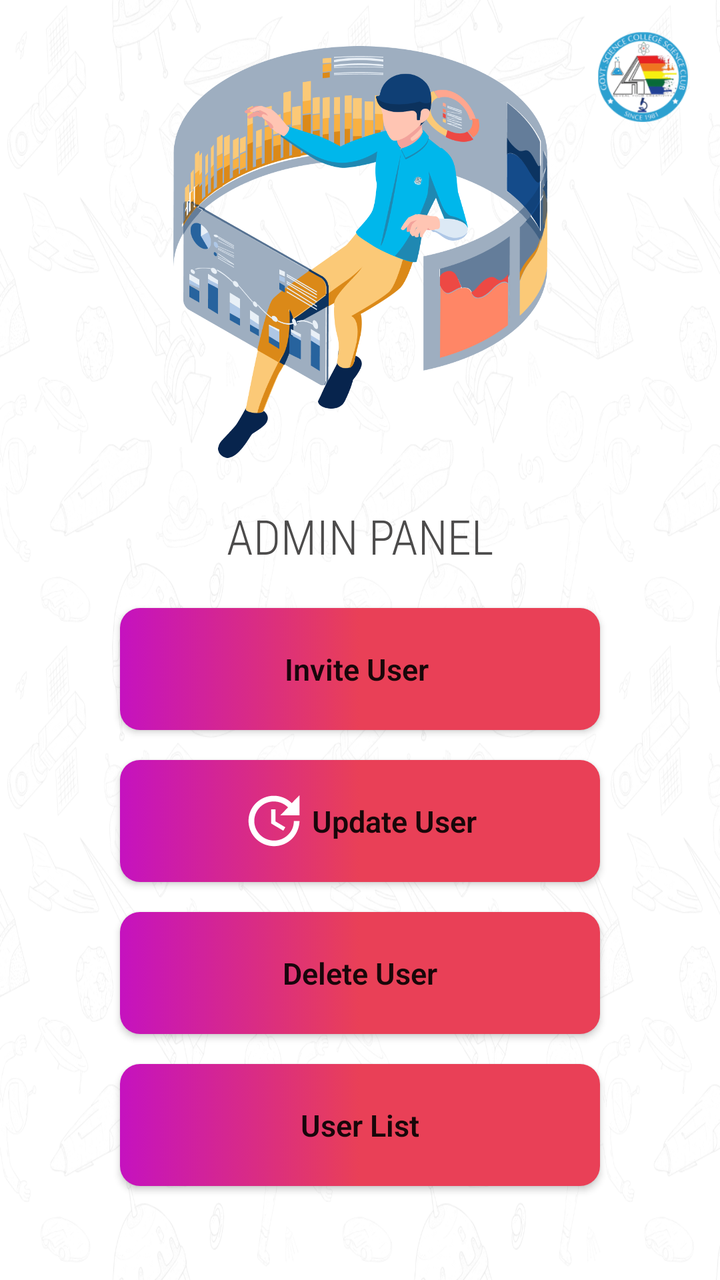
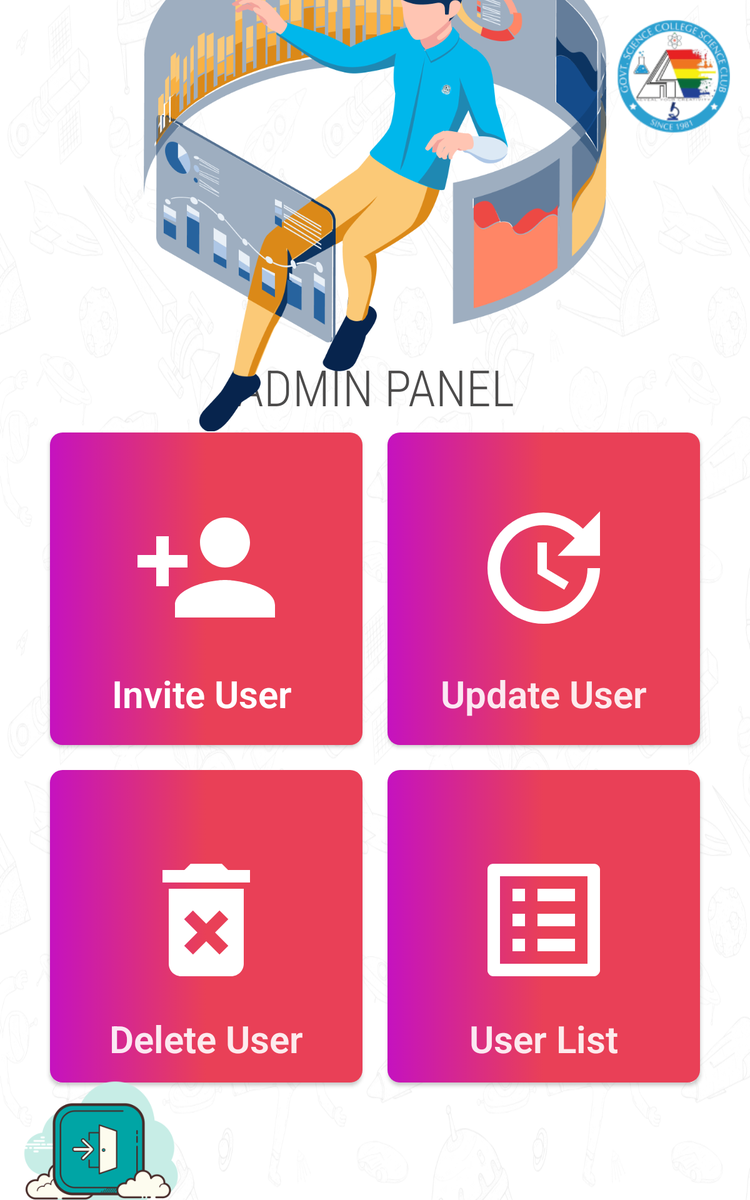

Two renders of one Android screen. The first uses the default layout on a phone; the second uses the alternative layout the repository ships for a different screen configuration, on a matching device. The two XML files are below.
<!-- AndroidManifest.xml: application theme Theme.AdminPanel -->
<!-- res/layout/activity_option.xml -->
<?xml version="1.0" encoding="utf-8"?>
<androidx.constraintlayout.widget.ConstraintLayout
        xmlns:android="http://schemas.android.com/apk/res/android"
        xmlns:tools="http://schemas.android.com/tools"
        xmlns:app="http://schemas.android.com/apk/res-auto"
        android:layout_width="match_parent"
        android:background="@drawable/background"
        android:layout_height="match_parent"
        tools:context=".Option">
  <TextView
          android:layout_width="wrap_content"
          android:layout_height="wrap_content"
          android:text="ADMIN PANEL"
          android:textSize="24sp"
          android:textColor="#4C4B4B"
          android:fontFamily="sans-serif-condensed-light"
          android:layout_marginBottom="20dp"
          app:layout_constraintBottom_toTopOf="@+id/invite" app:layout_constraintEnd_toEndOf="parent"
          app:layout_constraintStart_toStartOf="parent" android:id="@+id/textView2"/>
  <LinearLayout
          android:layout_width="wrap_content"
          android:layout_height="wrap_content" app:layout_constraintBottom_toTopOf="@+id/textView2"
          app:layout_constraintEnd_toEndOf="parent" app:layout_constraintStart_toStartOf="parent"
          app:layout_constraintTop_toTopOf="parent">
    <androidx.appcompat.widget.AppCompatImageView
            android:id="@+id/admin_panel_image"
            android:layout_width="187dp"
            android:layout_height="220dp"
            android:src="@drawable/admin_panel"
            app:layout_constraintStart_toStartOf="parent"
            app:layout_constraintEnd_toEndOf="parent"
    />

  </LinearLayout>
  <ImageView android:layout_width="45dp"
             android:layout_height="45dp"
             android:src="@drawable/clublogo"
             app:layout_constraintEnd_toEndOf="parent" app:layout_constraintTop_toTopOf="parent"
             android:layout_marginTop="16dp" android:layout_marginEnd="16dp" android:id="@+id/imageView2"/>
  <androidx.appcompat.widget.AppCompatButton
          android:layout_width="match_parent"
          android:layout_height="61dp"
          android:text="Invite User "
          android:onClick="switchToInvite"
          android:textStyle="bold"
          android:textAllCaps="false"
          android:background="@drawable/gradient_rounded_corners"
          android:drawableStart="@drawable/ic_baseline_person_add_24"
          android:layout_marginHorizontal="60dp"
          android:textSize="15sp"
          android:paddingHorizontal="60dp"
          android:fontFamily="sans-serif-light"
          android:textColor="#E4000000"
          android:id="@+id/invite" app:layout_constraintBottom_toBottomOf="parent"
          app:layout_constraintTop_toTopOf="parent" app:layout_constraintEnd_toEndOf="parent"
          app:layout_constraintStart_toStartOf="parent" app:layout_constraintVertical_bias="0.525"/>
  <androidx.appcompat.widget.AppCompatButton
          android:layout_marginTop="15dp"
          android:layout_width="match_parent"
          android:layout_height="61dp"
          android:text="Update User"
          android:textAllCaps="false"
          android:textStyle="bold"
          android:background="@drawable/gradient_rounded_corners"
          android:drawableStart="@drawable/ic_baseline_update_24"
          android:layout_marginHorizontal="60dp"
          android:textSize="15sp"
          android:paddingHorizontal="60dp"
          android:fontFamily="sans-serif-light"
          android:textColor="#E4000000"
          android:id="@+id/update" app:layout_constraintTop_toBottomOf="@+id/invite"/>
  <androidx.appcompat.widget.AppCompatButton
          android:layout_width="match_parent"
          android:layout_marginTop="15dp"
          android:layout_height="61dp"
          android:text="Delete User"
          android:textAllCaps="false"
          android:textStyle="bold"
          android:background="@drawable/gradient_rounded_corners"
          android:drawableStart="@drawable/ic_baseline_delete_forever_24"
          android:layout_marginHorizontal="60dp"
          android:textSize="15sp"
          android:paddingHorizontal="60dp"
          android:fontFamily="sans-serif-light"
          android:textColor="#E4000000"
          android:id="@+id/delete" app:layout_constraintTop_toBottomOf="@+id/update"
          app:layout_constraintEnd_toEndOf="parent"/>
  <androidx.appcompat.widget.AppCompatButton
          android:layout_width="match_parent"
          android:layout_marginTop="15dp"
          android:layout_height="61dp"
          android:text="User List"
          android:textAllCaps="false"
          android:textStyle="bold"
          android:background="@drawable/gradient_rounded_corners"
          android:drawableStart="@drawable/ic_baseline_delete_forever_24"
          android:layout_marginHorizontal="60dp"
          android:textSize="15sp"
          android:paddingHorizontal="60dp"
          android:fontFamily="sans-serif-light"
          android:textColor="#E4000000"
          android:id="@+id/user_list" app:layout_constraintTop_toBottomOf="@+id/delete"
          app:layout_constraintEnd_toEndOf="parent"/>


</androidx.constraintlayout.widget.ConstraintLayout>
<!-- resources referenced by this layout -->
<resources>
  <!-- drawable admin_panel: png bitmap (drawable, 118173 bytes) -->
  <!-- drawable background: png bitmap (drawable, 594508 bytes) -->
  <!-- drawable clublogo: png bitmap (drawable, 18483 bytes) -->
  <!-- drawable gradient_rounded_corners (drawable) -->
  <?xml version="1.0" encoding="utf-8"?>
  <selector xmlns:android="http://schemas.android.com/apk/res/android">
      <item>
          <ripple android:color="#FACECA">
              <item>
                  <shape android:shape="rectangle">
                      <corners android:radius="10dp"/>
                      <gradient
                              android:startColor="#C512BF"
                              android:endColor="#E94057"
                              android:centerColor="#E94057"
                              android:type="linear"/>
                  </shape>
              </item>
          </ripple>
      </item>
  </selector>
  <!-- drawable ic_baseline_update_24 (drawable) -->
  <vector android:height="34dp" android:tint="#FFFFFF"
      android:viewportHeight="24" android:viewportWidth="24"
      android:width="34dp" xmlns:android="http://schemas.android.com/apk/res/android">
      <path android:fillColor="@android:color/white" android:pathData="M21,10.12h-6.78l2.74,-2.82c-2.73,-2.7 -7.15,-2.8 -9.88,-0.1c-2.73,2.71 -2.73,7.08 0,9.79s7.15,2.71 9.88,0C18.32,15.65 19,14.08 19,12.1h2c0,1.98 -0.88,4.55 -2.64,6.29c-3.51,3.48 -9.21,3.48 -12.72,0c-3.5,-3.47 -3.53,-9.11 -0.02,-12.58s9.14,-3.47 12.65,0L21,3V10.12zM12.5,8v4.25l3.5,2.08l-0.72,1.21L11,13V8H12.5z"/>
  </vector>
  <style name="Theme.AdminPanel" parent="Theme.MaterialComponents.DayNight.NoActionBar">
          
          <item name="colorPrimary">@color/purple_500</item>
          <item name="colorPrimaryVariant">@color/purple_700</item>
          <item name="colorOnPrimary">@color/white</item>
          
          <item name="colorSecondary">@color/teal_200</item>
          <item name="colorSecondaryVariant">@color/teal_700</item>
          <item name="colorOnSecondary">@color/black</item>
          
          <item name="android:statusBarColor" tools:targetApi="l">?attr/colorPrimaryVariant</item>
          
      </style>
  <color name="purple_500">#1489FF</color>
  <color name="purple_700">#1F79FF</color>
  <color name="white">#FFFFFFFF</color>
  <color name="teal_200">#FF03DAC5</color>
  <color name="teal_700">#FF018786</color>
  <color name="black">#FF000000</color>
</resources>
<!-- res/layout-sw600dp/activity_option.xml (the repository's variant of the layout above) -->
<!-- drawn on a 7-inch tablet held upright -->
<?xml version="1.0" encoding="utf-8"?>
<androidx.constraintlayout.widget.ConstraintLayout
    xmlns:android="http://schemas.android.com/apk/res/android"
    xmlns:tools="http://schemas.android.com/tools"
    xmlns:app="http://schemas.android.com/apk/res-auto"
    android:layout_width="match_parent"
    android:background="@drawable/background"
    android:layout_height="match_parent"
    tools:context=".Option">
  <TextView
      android:layout_width="wrap_content"
      android:layout_height="wrap_content"
      android:text="ADMIN PANEL"
      android:textSize="40sp"
      android:textColor="#4C4B4B"
      android:fontFamily="sans-serif-condensed-light"
      app:layout_constraintBottom_toTopOf="@+id/gridLayout" app:layout_constraintEnd_toEndOf="parent"
      app:layout_constraintStart_toStartOf="parent" android:id="@+id/textView2"/>
  <LinearLayout
      android:layout_width="wrap_content"
      android:layout_height="wrap_content" app:layout_constraintBottom_toTopOf="@+id/textView2"
      app:layout_constraintEnd_toEndOf="parent" app:layout_constraintStart_toStartOf="parent"
      app:layout_constraintTop_toTopOf="parent" android:id="@+id/linearLayout2">
    <androidx.appcompat.widget.AppCompatImageView
        android:id="@+id/admin_panel_image"
        android:layout_width="388dp"
        android:layout_height="407dp"
        android:src="@drawable/admin_panel"
        app:layout_constraintStart_toStartOf="parent"
        app:layout_constraintEnd_toEndOf="parent"
        />

  </LinearLayout>
  <ImageView android:layout_width="90dp"
      android:layout_height="90dp"
      android:src="@drawable/clublogo"
      app:layout_constraintEnd_toEndOf="parent" app:layout_constraintTop_toTopOf="parent"
      android:layout_marginTop="16dp" android:layout_marginEnd="16dp" android:id="@+id/imageView2"/>
  <GridLayout android:layout_width="wrap_content"
      android:layout_height="wrap_content"
      android:columnCount="2"
      android:rowCount="2"
      app:layout_constraintVertical_bias="0.8"
      app:layout_constraintBottom_toBottomOf="parent" app:layout_constraintEnd_toEndOf="parent"
      app:layout_constraintStart_toStartOf="parent" app:layout_constraintTop_toTopOf="parent"
      android:id="@+id/gridLayout">
    <androidx.appcompat.widget.AppCompatButton
        android:layout_width="250dp"
        android:layout_height="250dp"
        android:text="Invite User "
        android:onClick="switchToInvite"
        android:textStyle="bold"
        android:layout_margin="10dp"
        android:textAllCaps="false"
        android:background="@drawable/gradient_rounded_corners"
        android:drawableTop="@drawable/ic_baseline_person_add_tablet"
        android:paddingTop="48dp"
        android:textSize="30sp"
        android:fontFamily="sans-serif-light"
        android:textColor="#FFFFFF"
        android:id="@+id/invite"/>
    <androidx.appcompat.widget.AppCompatButton
        android:layout_width="250dp"
        android:layout_height="250dp"
        android:text="Update User"
        android:textAllCaps="false"
        android:layout_margin="10dp"
        android:onClick="notReadyYet"
        android:textStyle="bold"
        android:background="@drawable/gradient_rounded_corners"
        android:drawableTop="@drawable/ic_baseline_update_tablet"
        android:paddingTop="48dp"
        android:textSize="30sp"
        android:fontFamily="sans-serif-light"
        android:textColor="#E4FFFFFF"
        android:id="@+id/update"/>
    <androidx.appcompat.widget.AppCompatButton
        android:layout_width="250dp"
        android:layout_height="250dp"
        android:text="Delete User"
        android:layout_margin="10dp"
        android:onClick="switchToDelete"
        android:textAllCaps="false"
        android:textStyle="bold"
        android:background="@drawable/gradient_rounded_corners"
        android:drawableTop="@drawable/ic_baseline_delete_forever_tablet"
        android:textSize="30sp"
        android:paddingTop="60dp"
        android:fontFamily="sans-serif-light"
        android:textColor="#E4FFFFFF"
        android:id="@+id/delete"/>
    <androidx.appcompat.widget.AppCompatButton
        android:layout_width="250dp"
        android:layout_height="250dp"
        android:text="User List"
        android:onClick="notReadyYet"
        android:layout_margin="10dp"
        android:textAllCaps="false"
        android:textStyle="bold"
        android:background="@drawable/gradient_rounded_corners"
        android:drawableTop="@drawable/ic_baseline_list_alt_tablet"
        android:textSize="30sp"
        android:paddingTop="60dp"
        android:fontFamily="sans-serif-light"
        android:textColor="#E4FFFFFF"
        android:id="@+id/user_list"
        />

  </GridLayout>
  <ImageView
      android:layout_width="150dp"
      android:layout_height="150dp"
      android:layout_marginStart="4dp"
      android:background="@drawable/ripple"
      android:onClick="logout"
      android:src="@drawable/logout_image"
      app:layout_constraintBottom_toBottomOf="parent"
      app:layout_constraintStart_toStartOf="parent"
      app:layout_constraintTop_toBottomOf="@+id/gridLayout" />




</androidx.constraintlayout.widget.ConstraintLayout>
<!-- resources referenced by the variant -->
<!-- as a 7-inch tablet held upright resolves them -->
<resources>
  <!-- drawable ic_baseline_delete_forever_tablet (drawable) -->
  <vector android:height="120dp" android:tint="#FFFFFF"
      android:viewportHeight="24" android:viewportWidth="24"
      android:width="120dp" xmlns:android="http://schemas.android.com/apk/res/android">
      <path android:fillColor="@android:color/white" android:pathData="M6,19c0,1.1 0.9,2 2,2h8c1.1,0 2,-0.9 2,-2L18,7L6,7v12zM8.46,11.88l1.41,-1.41L12,12.59l2.12,-2.12 1.41,1.41L13.41,14l2.12,2.12 -1.41,1.41L12,15.41l-2.12,2.12 -1.41,-1.41L10.59,14l-2.13,-2.12zM15.5,4l-1,-1h-5l-1,1L5,4v2h14L19,4z"/>
  </vector>
  <!-- drawable ic_baseline_list_alt_tablet (drawable) -->
  <vector android:height="120dp" android:tint="#FFFFFF"
      android:viewportHeight="24" android:viewportWidth="24"
      android:width="120dp" xmlns:android="http://schemas.android.com/apk/res/android">
      <path android:fillColor="@android:color/white" android:pathData="M19,5v14L5,19L5,5h14m1.1,-2L3.9,3c-0.5,0 -0.9,0.4 -0.9,0.9v16.2c0,0.4 0.4,0.9 0.9,0.9h16.2c0.4,0 0.9,-0.5 0.9,-0.9L21,3.9c0,-0.5 -0.5,-0.9 -0.9,-0.9zM11,7h6v2h-6L11,7zM11,11h6v2h-6v-2zM11,15h6v2h-6zM7,7h2v2L7,9zM7,11h2v2L7,13zM7,15h2v2L7,17z"/>
  </vector>
  <!-- drawable ic_baseline_person_add_tablet (drawable) -->
  <vector android:height="120dp" android:tint="#FFFFFF"
      android:viewportHeight="24" android:viewportWidth="24"
      android:width="120dp" xmlns:android="http://schemas.android.com/apk/res/android">
      <path android:fillColor="@android:color/white" android:pathData="M15,12c2.21,0 4,-1.79 4,-4s-1.79,-4 -4,-4 -4,1.79 -4,4 1.79,4 4,4zM6,10L6,7L4,7v3L1,10v2h3v3h2v-3h3v-2L6,10zM15,14c-2.67,0 -8,1.34 -8,4v2h16v-2c0,-2.66 -5.33,-4 -8,-4z"/>
  </vector>
  <!-- drawable ic_baseline_update_tablet (drawable) -->
  <vector android:height="120dp" android:tint="#FFFFFF"
      android:viewportHeight="24" android:viewportWidth="24"
      android:width="120dp" xmlns:android="http://schemas.android.com/apk/res/android">
      <path android:fillColor="@android:color/white" android:pathData="M21,10.12h-6.78l2.74,-2.82c-2.73,-2.7 -7.15,-2.8 -9.88,-0.1c-2.73,2.71 -2.73,7.08 0,9.79s7.15,2.71 9.88,0C18.32,15.65 19,14.08 19,12.1h2c0,1.98 -0.88,4.55 -2.64,6.29c-3.51,3.48 -9.21,3.48 -12.72,0c-3.5,-3.47 -3.53,-9.11 -0.02,-12.58s9.14,-3.47 12.65,0L21,3V10.12zM12.5,8v4.25l3.5,2.08l-0.72,1.21L11,13V8H12.5z"/>
  </vector>
  <!-- drawable ripple (drawable) -->
  <?xml version="1.0" encoding="utf-8"?>
  <selector xmlns:android="http://schemas.android.com/apk/res/android">
      <item>
          <ripple android:color="#BFBFBF">
              <item android:bottom="10dp" android:left="10dp" android:right="10dp" android:top="10dp">
                  <shape android:shape="rectangle">
                      <solid android:color="#00B7F6B7"/>
                      <corners android:radius="10000dp"/>
                  </shape>
              </item>
          </ripple>
      </item>
  
  </selector>
  <style name="Theme.AdminPanel" parent="Theme.MaterialComponents.DayNight.NoActionBar">
          
          <item name="colorPrimary">@color/purple_500</item>
          <item name="colorPrimaryVariant">@color/purple_700</item>
          <item name="colorOnPrimary">@color/white</item>
          
          <item name="colorSecondary">@color/teal_200</item>
          <item name="colorSecondaryVariant">@color/teal_700</item>
          <item name="colorOnSecondary">@color/black</item>
          
          <item name="android:statusBarColor" tools:targetApi="l">?attr/colorPrimaryVariant</item>
          
      </style>
  <color name="purple_500">#1489FF</color>
  <color name="purple_700">#1F79FF</color>
  <color name="white">#FFFFFFFF</color>
  <color name="teal_200">#FF03DAC5</color>
  <color name="teal_700">#FF018786</color>
  <color name="black">#FF000000</color>
</resources>
